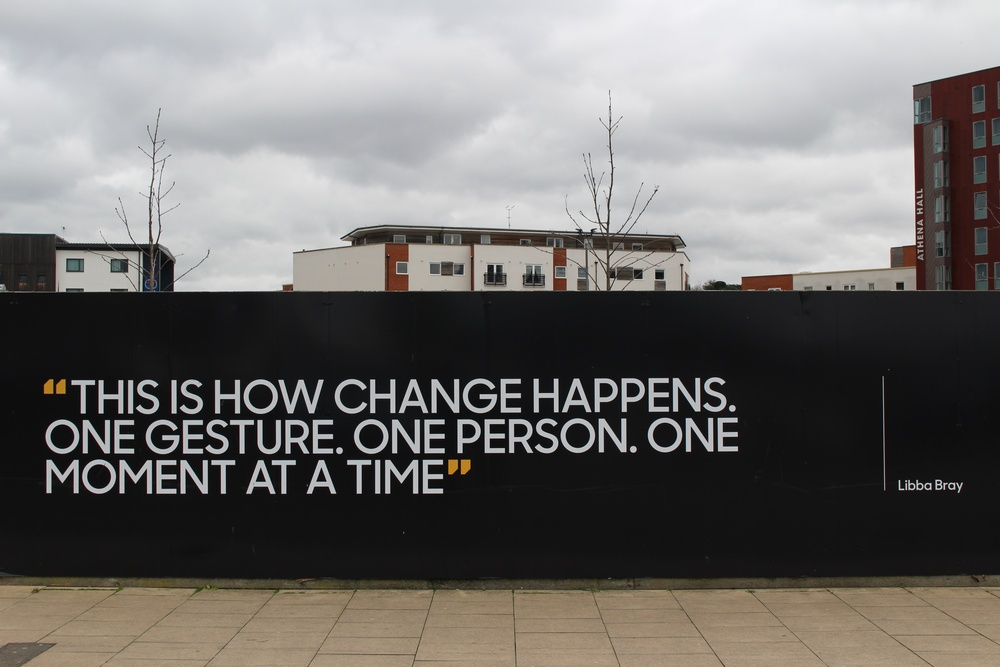
#> input picture 3.jpg, 1000 x 667 px, shrunk from 5184 x 3456 before the run
$ python test.py
#> lines starting #> are read from the running program, lines starting #| are printed output that depends on the picture; after the words box and inside, x2 and y2 are one past the last pixel; in counts of white or black regions, pixels touching at a corner belong together
import cv2
import pytesseract


def main_ocr(img):
    img_to_text = pytesseract.image_to_string(img)
    return img_to_text


img = cv2.imread('3.jpg')
#> img is the input picture: shape (667, 1000, 3); mean B, G, R 109.5, 112, 114.7


# this helps us to get the image in grayscale
def get_image_grayscale(image):
    return cv2.cvtColor(image, cv2.COLOR_BGR2GRAY)
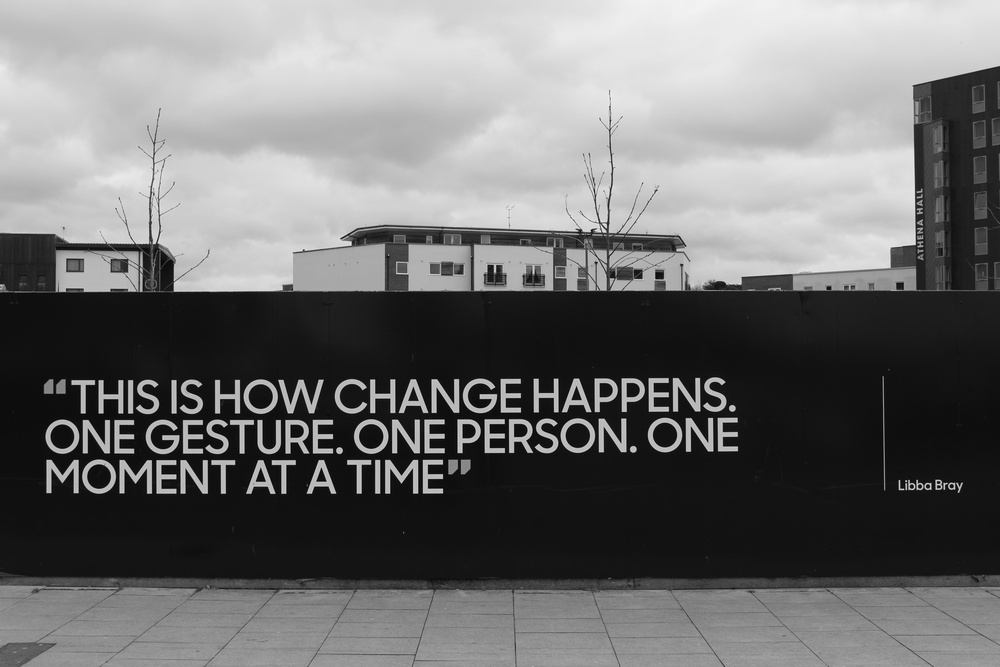
#> returned value: shape (667, 1000); min 0, max 244, mean 112.5


# here we will remove any noise
def noise_removing(image):
    return cv2.medianBlur(image, 5)


# thresholding
def thresholding_image(image):
    return cv2.threshold(image, 0, 255, cv2.THRESH_BINARY + cv2.THRESH_OTSU)[1]
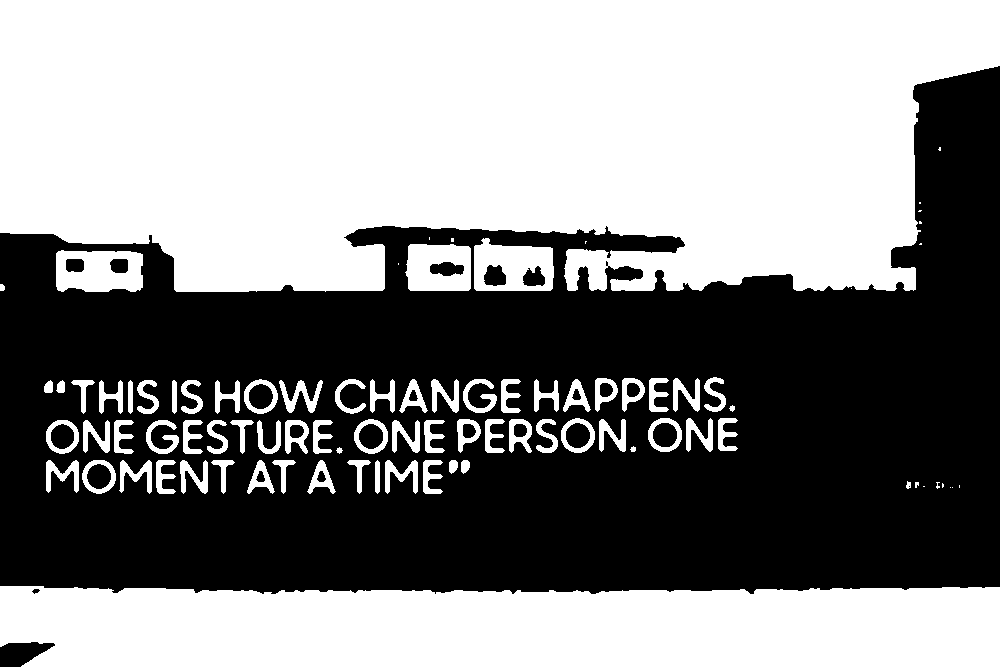
#> returned value: shape (667, 1000); 53.3% white; 24 black regions (1 under 20 px), largest, box (x1, y1, x2, y2) and area: (0, 66, 1000, 594) 305447, (0, 642, 55, 667) 915, (566, 423, 590, 448) 472


img = get_image_grayscale(img)
img = noise_removing(img)
img = thresholding_image(img)

print(main_ocr(img))
#> (the call stopped at in main_ocr, `img_to_text = pytesseract.image_to_string(img)`: pytesseract is not available in this run)

$ run again, with 10.jpg copied over 3.jpg
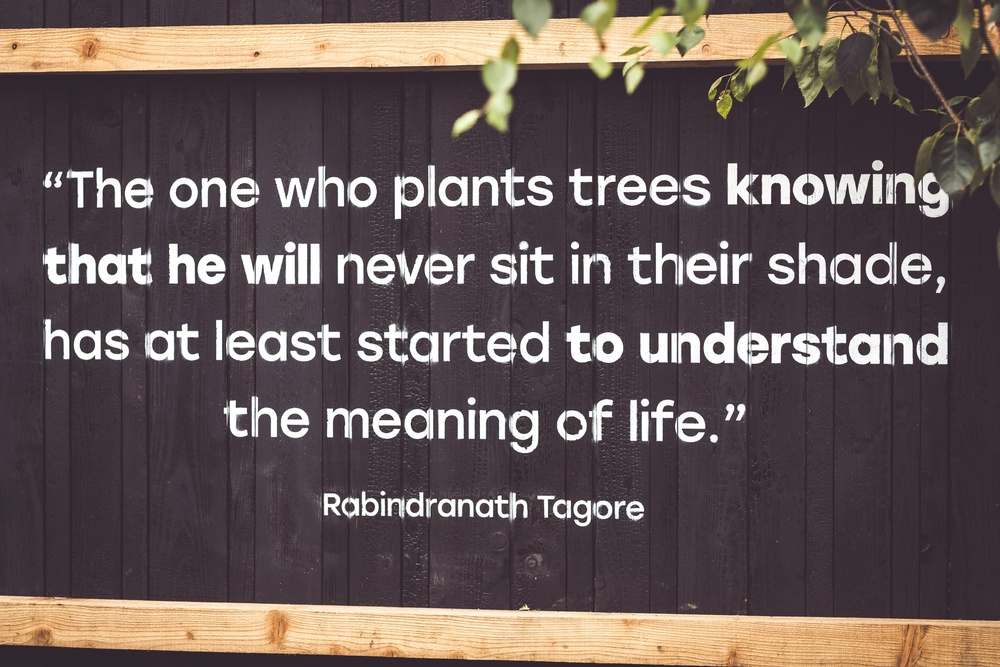
#> input picture 10.jpg, 1000 x 667 px, shrunk from 5613 x 3742 before the run
#> img is the input picture: shape (667, 1000, 3); mean B, G, R 86.7, 88.2, 101.9
#> in get_image_grayscale, `return cv2.cvtColor(image, cv2.COLOR_BGR2GRAY)`:
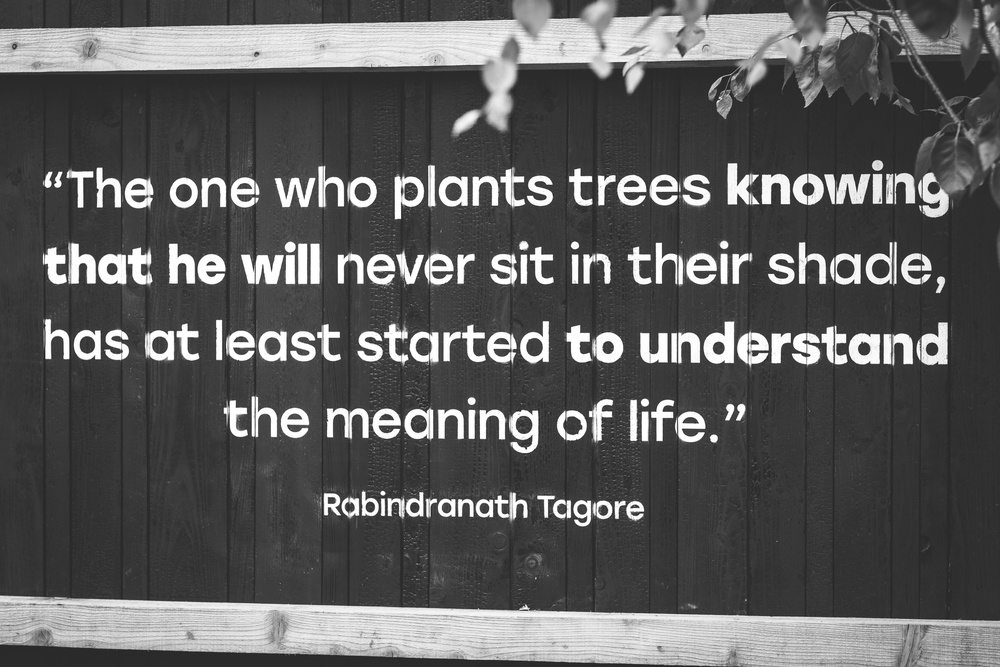
#> returned value: shape (667, 1000); min 21, max 255, mean 92.1
#> in thresholding_image, `return cv2.threshold(image, 0, 255, cv2.THRESH_BINARY + cv2.THRESH_OTS..`:
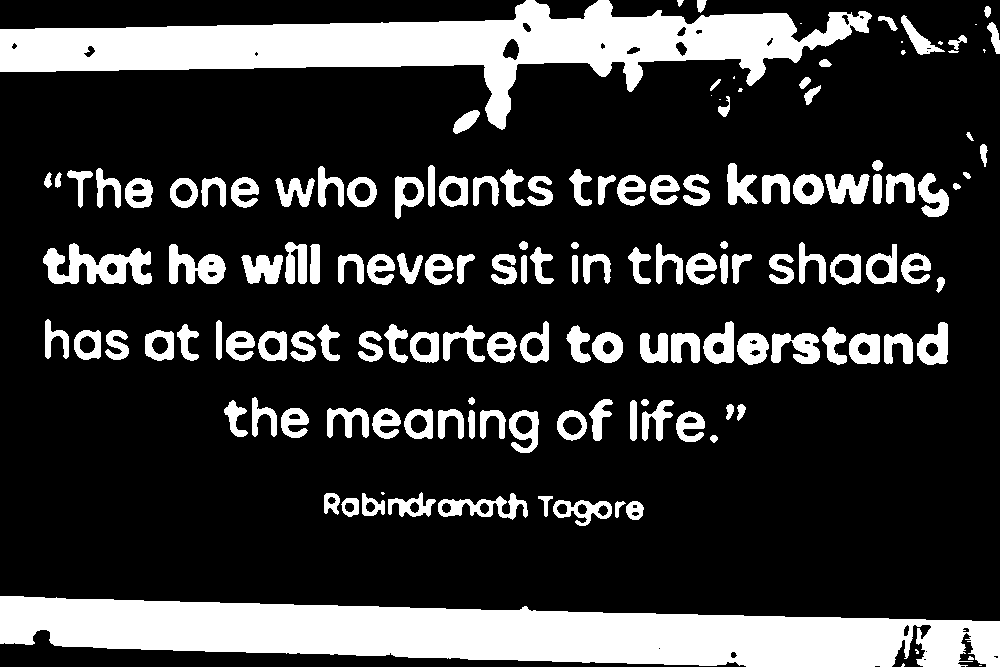
#> returned value: shape (667, 1000); 21.7% white; 150 white regions (15 under 20 px), largest, box (x1, y1, x2, y2) and area: (0, 596, 1000, 667) 48025, (0, 0, 872, 130) 39282, (43, 243, 152, 285) 2471

$ run again, with 4.jpg copied over 3.jpg
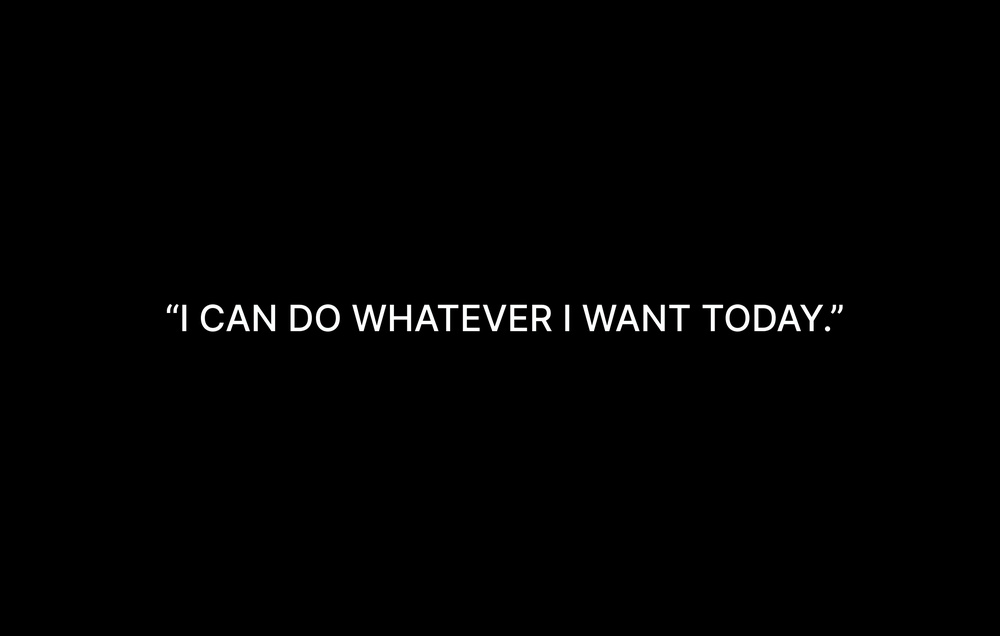
#> input picture 4.jpg, 1000 x 636 px, shrunk from 4400 x 2800 before the run
#> img is the input picture: shape (636, 1000, 3); mean B, G, R 2.3, 2.3, 2.3
#> in thresholding_image, `return cv2.threshold(image, 0, 255, cv2.THRESH_BINARY + cv2.THRESH_OTS..`:
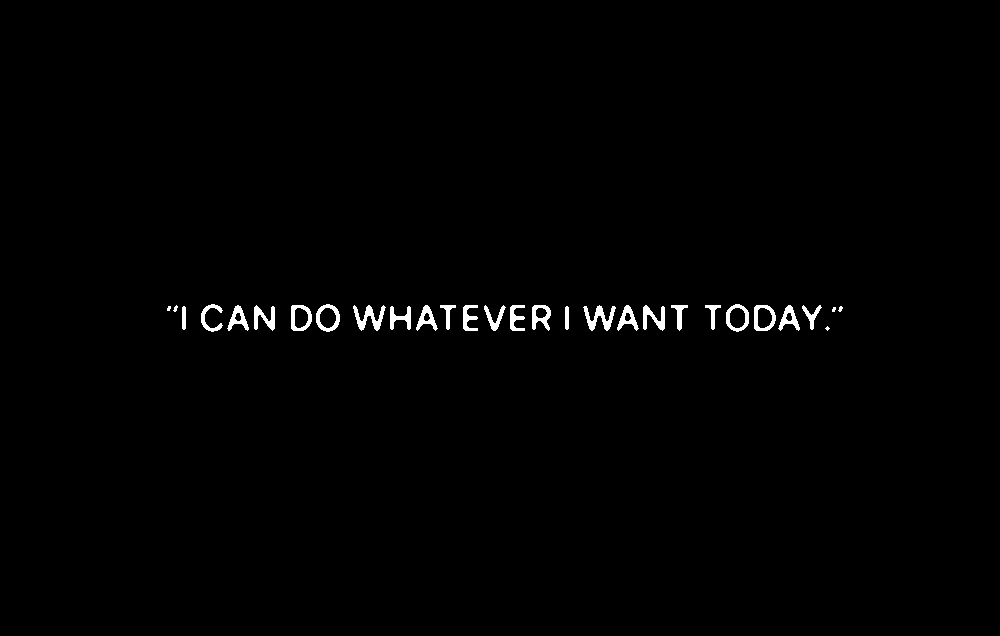
#> returned value: shape (636, 1000); 0.88% white; 29 white regions (4 under 20 px), largest, box (x1, y1, x2, y2) and area: (353, 305, 386, 331) 365, (583, 305, 616, 331) 365, (643, 305, 665, 331) 288
